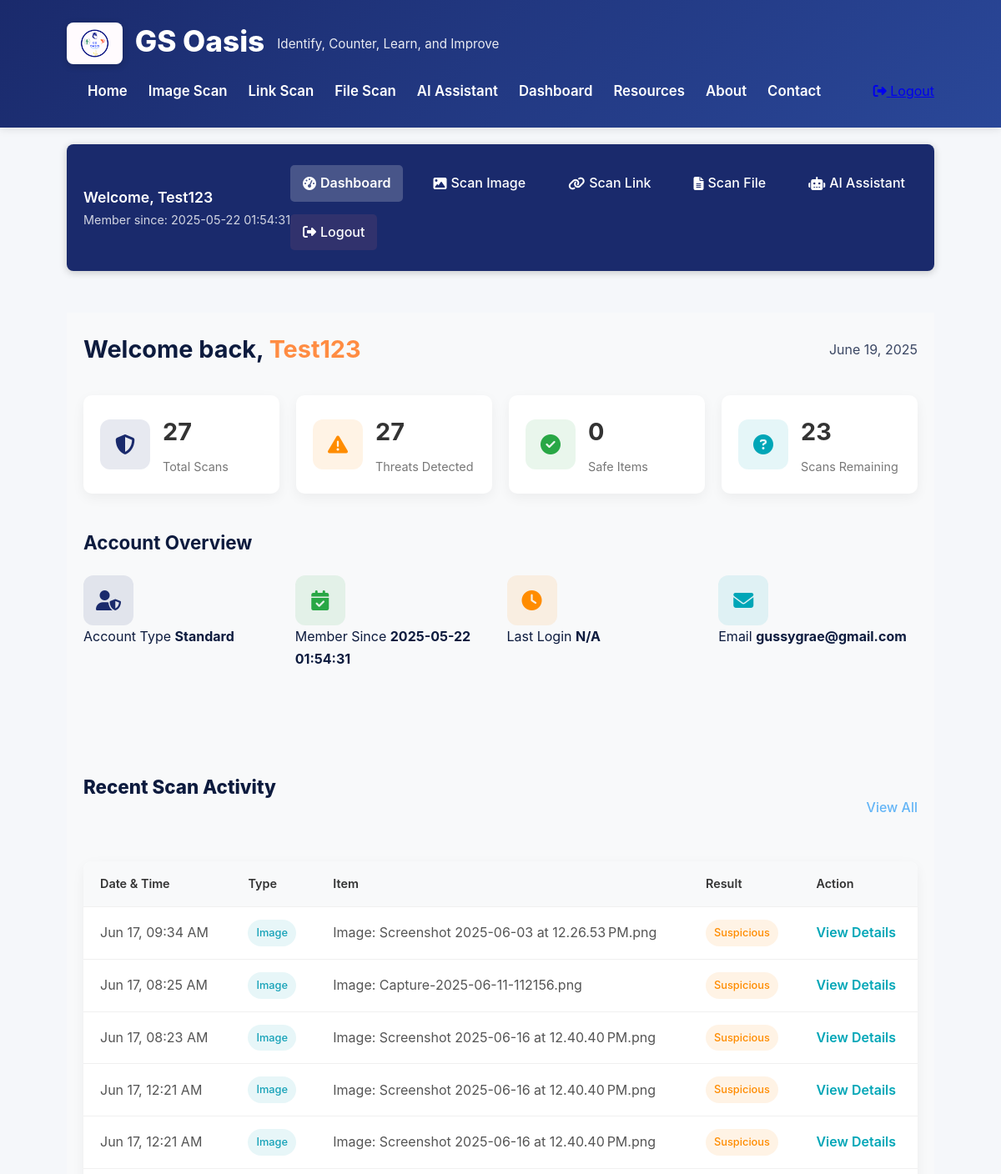
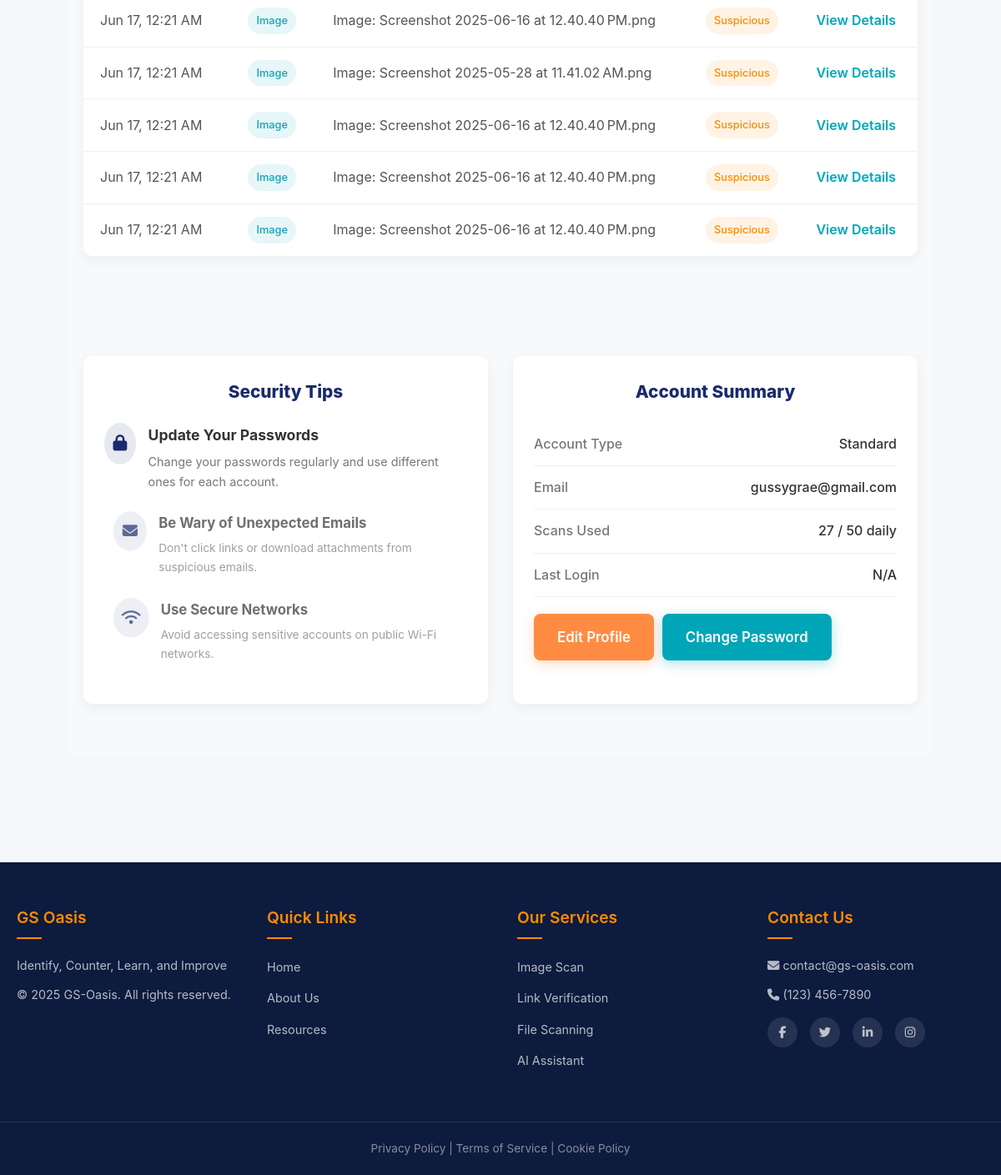
The app's page /dashboard (signed in) with its own data (2 pictures, top to bottom).
### tables this page shows
CREATE TABLE users (
                id INTEGER PRIMARY KEY AUTOINCREMENT,
                username TEXT UNIQUE NOT NULL,
                email TEXT NOT NULL,
                password TEXT NOT NULL
            , created_at TEXT, last_login TEXT, account_type TEXT);

CREATE TABLE scan_history (
                id INTEGER PRIMARY KEY AUTOINCREMENT,
                user_id INTEGER,
                scan_date TEXT DEFAULT CURRENT_TIMESTAMP,
                scan_type TEXT NOT NULL,
                scan_item TEXT NOT NULL,
                result TEXT NOT NULL,
                FOREIGN KEY (user_id) REFERENCES users(id)
            );

### gs-oasis/app.py (the view, shortened to what this page needs)
@app.route('/dashboard')
@login_required
def dashboard():
    username = session.get('username')
    with sqlite3.connect('database.db') as conn:
        cursor = conn.cursor()
        cursor.execute("PRAGMA table_info(users)")
        columns = [col[1] for col in cursor.fetchall()]
        select_fields = ["email"]
        if 'created_at' in columns:
            select_fields.append('created_at')
        if 'last_login' in columns:
            select_fields.append('last_login')
        query = f"SELECT {', '.join(select_fields)} FROM users WHERE username = ?"
        try:
            cursor.execute(query, (username,))
            user_data = cursor.fetchone()
            if user_data:
                email = user_data[0]
                join_date = "N/A"
                last_login = "N/A"
                field_index = 1
                if 'created_at' in columns and len(user_data) > field_index:
                    join_date = user_data[field_index] if user_data[field_index] else "N/A"
                    field_index += 1
                if 'last_login' in columns and len(user_data) > field_index:
                    last_login = user_data[field_index] if user_data[field_index] else "N/A"
            else:
                email = "N/A"
                join_date = "N/A"
                last_login = "N/A"
        except sqlite3.Error as e:
            print(f"Database error: {str(e)}")
            email = "N/A"
            join_date = "N/A"
            last_login = "N/A"
        user_id = session.get('user_id')
        try:
            cursor.execute("SELECT COUNT(*) FROM scan_history WHERE user_id = ?", (user_id,))
            scan_count = cursor.fetchone()[0] or 0
            cursor.execute("SELECT COUNT(*) FROM scan_history WHERE user_id = ? AND result LIKE '%suspicious%' OR result LIKE '%danger%' OR result LIKE '%scam%'", (user_id,))
            threat_count = cursor.fetchone()[0] or 0
            cursor.execute("SELECT COUNT(*) FROM scan_history WHERE user_id = ? AND result LIKE '%safe%'", (user_id,))
            safe_count = cursor.fetchone()[0] or 0
            daily_limit = 50  # Could make this dynamic based on account type
            remaining_scans = daily_limit - scan_count if scan_count < daily_limit else 0
        except sqlite3.Error as e:
            print(f"Error fetching scan statistics: {e}")
            scan_count = 0
            threat_count = 0
            safe_count = 0
            remaining_scans = 50
        current_date = time.strftime("%B %d, %Y")
        recent_activities = []
        try:
            cursor.execute("""
                SELECT scan_date, scan_type, scan_item, result
                FROM scan_history
                WHERE user_id = ?
                ORDER BY scan_date DESC LIMIT 10
            """, (user_id,))
            history_items = cursor.fetchall()
            for item in history_items:
                scan_date, scan_type, scan_item, result = item
                try:
                    item_date = time.strptime(scan_date, "%Y-%m-%d %H:%M:%S")
                    today = time.strftime("%Y-%m-%d")
                    yesterday = time.strftime("%Y-%m-%d", time.localtime(time.time() - 86400))
                    if time.strftime("%Y-%m-%d", item_date) == today:
                        formatted_date = "Today, " + time.strftime("%I:%M %p", item_date)
                    elif time.strftime("%Y-%m-%d", item_date) == yesterday:
                        formatted_date = "Yesterday, " + time.strftime("%I:%M %p", item_date)
                    else:
                        formatted_date = time.strftime("%b %d, %I:%M %p", item_date)
                except:
                    formatted_date = scan_date
                result_category = "safe"
                if "suspicious" in result.lower() or "warning" in result.lower():
                    result_category = "suspicious"
                elif "danger" in result.lower() or "scam" in result.lower() or "threat" in result.lower():
                    result_category = "dangerous"
                recent_activities.append({
                    "date": formatted_date,
                    "type": scan_type,
                    "item": scan_item,
                    "result": result_category
                })
        except sqlite3.Error as e:
            print(f"Error fetching scan history: {e}")
            recent_activities = [{
                "date": "No scan history available",
                "type": "none",
                "item": "Database error occurred",
                "result": "none"
            }]
    return render_template('dashboard.html',
                          username=username,
                          email=email,
                          join_date=join_date,
                          current_date=current_date,
                          scan_count=scan_count,
                          threat_count=threat_count,
                          safe_count=safe_count,
                          remaining_scans=remaining_scans,
                          last_login=last_login,
                          recent_activities=recent_activities)

### gs-oasis/app.py (called while the page is built)
def login_required(f):
    @wraps(f)
    def wrapper(*args, **kwargs):
        if 'user_id' not in session:
            flash('You need to log in to access this page.', 'warning')
            return redirect(url_for('login'))
        return f(*args, **kwargs)
    return wrapper

### gs-oasis/templates/dashboard.html
{% extends 'base.html' %}
{% block content %}
<div class="dashboard-container">
    <div class="dashboard-topnav">
        <div class="user-info">
            <span class="welcome-message">Welcome, {{ username }}</span>
            <span class="member-since">Member since: {{ join_date }}</span>
        </div>
        <nav class="top-nav">
            <a href="{{ url_for('dashboard') }}" class="active"><i class="fas fa-tachometer-alt"></i> Dashboard</a>
            <a href="{{ url_for('scan_image') }}"><i class="fas fa-image"></i> Scan Image</a>
            <a href="{{ url_for('scan_link') }}"><i class="fas fa-link"></i> Scan Link</a>
            <a href="{{ url_for('scan_file') }}"><i class="fas fa-file-alt"></i> Scan File</a>
            <a href="{{ url_for('ai_assistant') }}"><i class="fas fa-robot"></i> AI Assistant</a>
            <a href="{{ url_for('logout') }}" class="logout-btn"><i class="fas fa-sign-out-alt"></i> Logout</a>
        </nav>
    </div>
    <div class="dashboard-main">
        <div class="dashboard-header">
            <h1>Welcome back, <span class="highlight">{{ username }}</span></h1>
            <div class="date">{{ current_date }}</div>
        </div>
        <div class="stats-overview">
            <div class="stat-card">
                <div class="stat-icon">
                    <i class="fas fa-shield-alt"></i>
                </div>
                <div class="stat-details">
                    <h3>{{ scan_count }}</h3>
                    <p>Total Scans</p>
                </div>
            </div>
            <div class="stat-card">
                <div class="stat-icon warning">
                    <i class="fas fa-exclamation-triangle"></i>
                </div>
                <div class="stat-details">
                    <h3>{{ threat_count }}</h3>
                    <p>Threats Detected</p>
                </div>
            </div>
            <div class="stat-card">
                <div class="stat-icon success">
                    <i class="fas fa-check-circle"></i>
                </div>
                <div class="stat-details">
                    <h3>{{ safe_count }}</h3>
                    <p>Safe Items</p>
                </div>
            </div>
            <div class="stat-card">
                <div class="stat-icon info">
                    <i class="fas fa-question-circle"></i>
                </div>
                <div class="stat-details">
                    <h3>{{ remaining_scans }}</h3>
                    <p>Scans Remaining</p>
                </div>
            </div>
        </div>
        <div class="quick-actions">
            <h2>Account Overview</h2>
            <div class="action-buttons">
                <div class="account-stat">
                    <div class="stat-icon">
                        <i class="fas fa-user-shield"></i>
                    </div>
                    <div class="stat-info">
                        <span>Account Type</span>
                        <strong>Standard</strong>
                    </div>
                </div>
                <div class="account-stat">
                    <div class="stat-icon success">
                        <i class="fas fa-calendar-check"></i>
                    </div>
                    <div class="stat-info">
                        <span>Member Since</span>
                        <strong>{{ join_date }}</strong>
                    </div>
                </div>
                <div class="account-stat">
                    <div class="stat-icon warning">
                        <i class="fas fa-clock"></i>
                    </div>
                    <div class="stat-info">
                        <span>Last Login</span>
                        <strong>{{ last_login }}</strong>
                    </div>
                </div>
                <div class="account-stat">
                    <div class="stat-icon info">
                        <i class="fas fa-envelope"></i>
                    </div>
                    <div class="stat-info">
                        <span>Email</span>
                        <strong>{{ email }}</strong>
                    </div>
                </div>
            </div>
        </div>
        <section id="history" class="recent-activity">
            <div class="section-header">
                <h2>Recent Scan Activity</h2>
                <a href="#" class="view-all">View All</a>
            </div>
            <div class="activity-table">
                <table>
                    <thead>
                        <tr>
                            <th>Date & Time</th>
                            <th>Type</th>
                            <th>Item</th>
                            <th>Result</th>
                            <th>Action</th>
                        </tr>
                    </thead>
                    <tbody>
                        {% for activity in recent_activities %}
                        <tr>
                            <td>{{ activity.date }}</td>
                            <td>
                                {% if activity.type == 'image' %}
                                <span class="badge image">Image</span>
                                {% elif activity.type == 'link' %}
                                <span class="badge link">Link</span>
                                {% elif activity.type == 'file' %}
                                <span class="badge file">File</span>
                                {% endif %}
                            </td>
                            <td>{{ activity.item }}</td>
                            <td>
                                {% if activity.result == 'safe' %}
                                <span class="badge success">Safe</span>
                                {% elif activity.result == 'suspicious' %}
                                <span class="badge warning">Suspicious</span>
                                {% elif activity.result == 'dangerous' %}
                                <span class="badge danger">Dangerous</span>
                                {% endif %}
                            </td>
                            <td><a href="#" class="btn-text">View Details</a></td>
                        </tr>
                        {% endfor %}
                    </tbody>
                </table>
            </div>
        </section>
        <div class="dashboard-row">
            <section id="security" class="security-tips">
                <h2>Security Tips</h2>
                <div class="tip-list">
                    <div class="tip-item">
                        <div class="tip-icon"><i class="fas fa-lock"></i></div>
                        <div class="tip-content">
                            <h3>Update Your Passwords</h3>
                            <p>Change your passwords regularly and use different ones for each account.</p>
                        </div>
                    </div>
                    <div class="tip-item">
                        <div class="tip-icon"><i class="fas fa-envelope"></i></div>
                        <div class="tip-content">
                            <h3>Be Wary of Unexpected Emails</h3>
                            <p>Don't click links or download attachments from suspicious emails.</p>
                        </div>
                    </div>
                    <div class="tip-item">
                        <div class="tip-icon"><i class="fas fa-wifi"></i></div>
                        <div class="tip-content">
                            <h3>Use Secure Networks</h3>
                            <p>Avoid accessing sensitive accounts on public Wi-Fi networks.</p>
                        </div>
                    </div>
                </div>
            </section>
            <section id="settings" class="account-summary">
                <h2>Account Summary</h2>
                <div class="account-details">
                    <div class="detail-row">
                        <div class="detail-label">Account Type</div>
                        <div class="detail-value">Standard</div>
                    </div>
                    <div class="detail-row">
                        <div class="detail-label">Email</div>
                        <div class="detail-value">{{ email }}</div>
                    </div>
                    <div class="detail-row">
                        <div class="detail-label">Scans Used</div>
                        <div class="detail-value">{{ scan_count }} / 50 daily</div>
                    </div>
                    <div class="detail-row">
                        <div class="detail-label">Last Login</div>
                        <div class="detail-value">{{ last_login }}</div>
                    </div>
                    <div class="detail-buttons">
                        <a href="{{ url_for('edit_profile') }}" class="btn btn-primary">Edit Profile</a>
                        <a href="{{ url_for('change_password') }}" class="btn btn-secondary">Change Password</a>
                    </div>
                </div>
            </section>
        </div>
    </div>
</div>
{% endblock %}

### gs-oasis/static/css/dashboard.css (style rules this page uses)
.dashboard-container { display: flex; flex-direction: column; min-height: calc(100vh - 200px); position: relative; z-index: 1; }
.dashboard-topnav { background: var(--primary-color); color: #fff; padding: 15px 20px; display: flex; justify-content: space-between; align-items: center; flex-wrap: wrap; box-shadow: 0 2px 10px rgba(0,0,0,0.2); margin-bottom: 20px; border-radius: 8px; }
.user-info { display: flex; flex-direction: column; }
.welcome-message { font-size: 1.1rem; font-weight: 600; }
.member-since { font-size: 0.9rem; opacity: 0.8; }
.top-nav { display: flex; flex-wrap: wrap; align-items: center; gap: 15px; }
.top-nav a { color: white; text-decoration: none; padding: 8px 15px; border-radius: 5px; font-size: 1rem; font-weight: 500; transition: background-color 0.3s ease; display: flex; align-items: center; }
.top-nav a i { margin-right: 5px; }
.top-nav a.active { background: rgba(255, 255, 255, 0.2); font-weight: 600; }
.top-nav .logout-btn { background: rgba(255, 118, 117, 0.1); color: #fff; }
.dashboard-main { flex: 1; padding: 20px; background-color: #f8f9fa; width: 100%; box-sizing: border-box; margin-left: 0; }

### records on screen
users: username "Test123", created_at "2025-05-22 01:54:31", email "gussygrae@gmail.com"
scan_history: date "Jun 17, 09:34 AM", scan_type "Image", item "Image: Screenshot 2025-06-03 at 12.26.53 PM.png", shows "Suspicious"
scan_history: date "Jun 17, 08:25 AM", scan_type "Image", item "Image: Capture-2025-06-11-112156.png", shows "Suspicious"
scan_history: date "Jun 17, 08:23 AM", scan_type "Image", item "Image: Screenshot 2025-06-16 at 12.40.40 PM.png", shows "Suspicious"
scan_history: date "Jun 17, 12:21 AM", scan_type "Image", item "Image: Screenshot 2025-06-16 at 12.40.40 PM.png", shows "Suspicious"
scan_history: date "Jun 17, 12:21 AM", scan_type "Image", item "Image: Screenshot 2025-06-16 at 12.40.40 PM.png", shows "Suspicious"
scan_history: date "Jun 17, 12:21 AM", scan_type "Image", item "Image: Screenshot 2025-06-16 at 12.40.40 PM.png", shows "Suspicious"
scan_history: date "Jun 17, 12:21 AM", scan_type "Image", item "Image: Screenshot 2025-05-28 at 11.41.02 AM.png", shows "Suspicious"
scan_history: date "Jun 17, 12:21 AM", scan_type "Image", item "Image: Screenshot 2025-06-16 at 12.40.40 PM.png", shows "Suspicious"
scan_history: date "Jun 17, 12:21 AM", scan_type "Image", item "Image: Screenshot 2025-06-16 at 12.40.40 PM.png", shows "Suspicious"
scan_history: date "Jun 17, 12:21 AM", scan_type "Image", item "Image: Screenshot 2025-06-16 at 12.40.40 PM.png", shows "Suspicious"

### other values on screen
{{ current_date }} "June 19, 2025"
{{ scan_count }} "27"
{{ threat_count }} "27"
{{ safe_count }} "0"
{{ remaining_scans }} "23"
{{ last_login }} "N/A"
